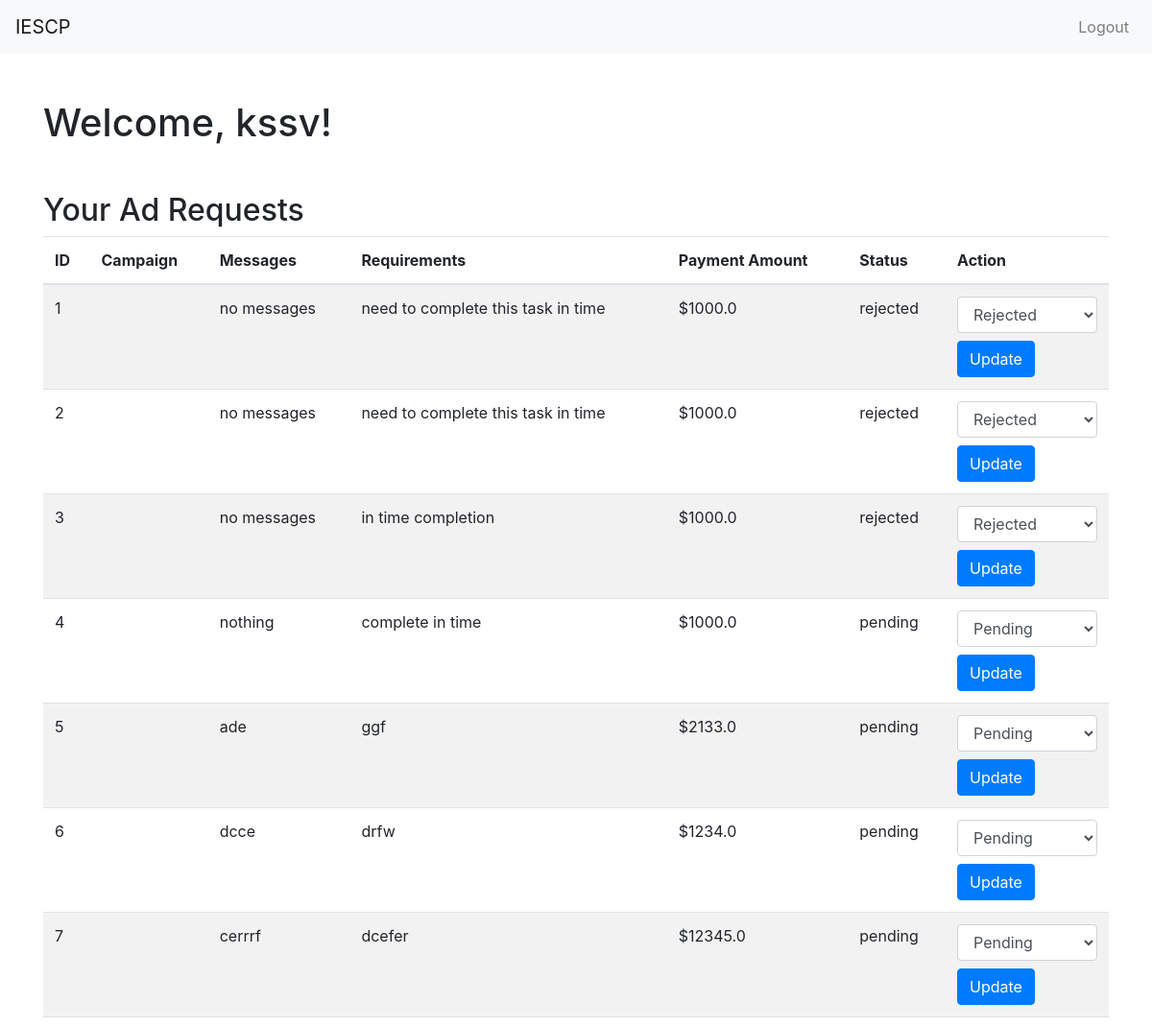
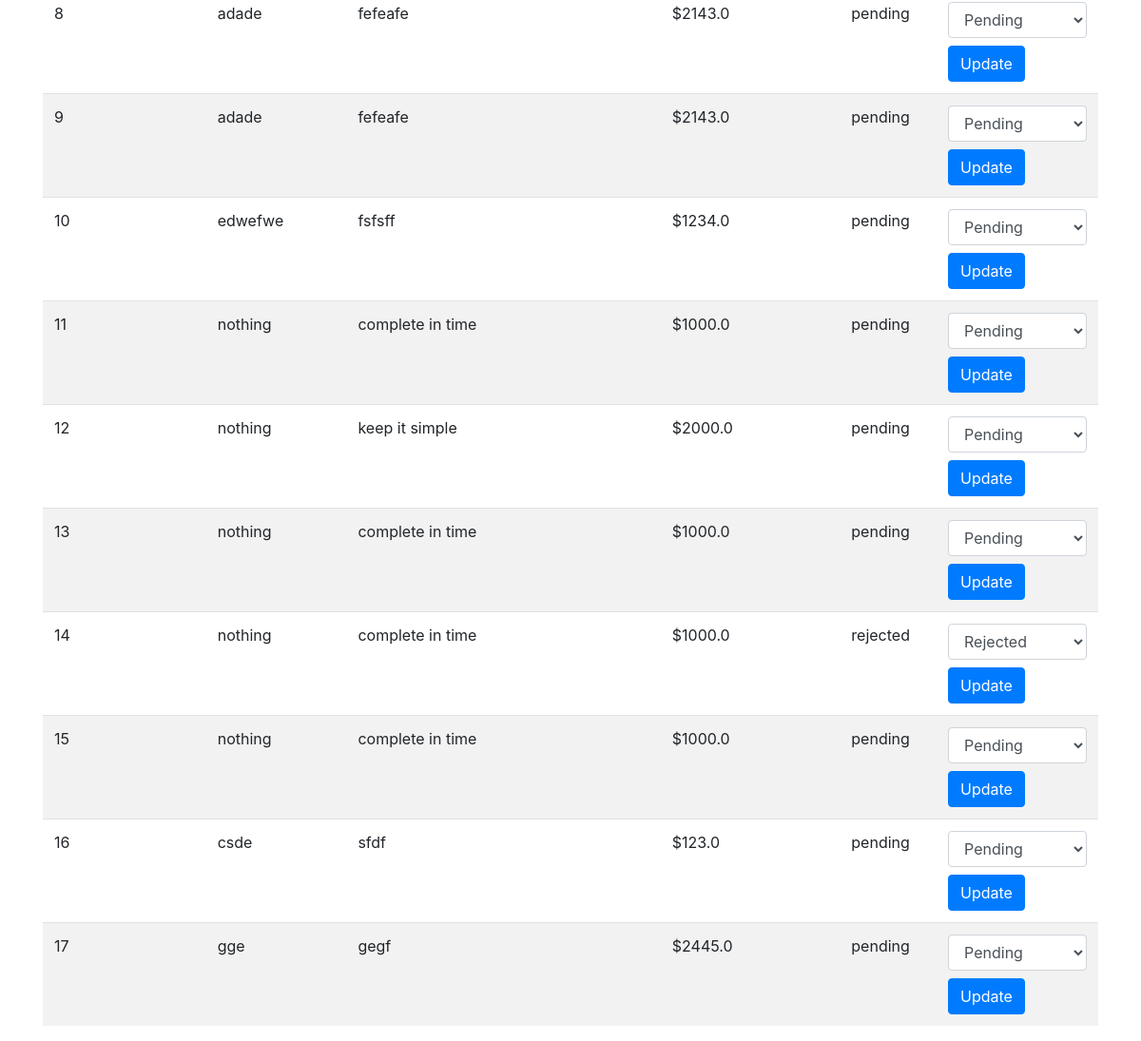
/influencer_dashboard (signed in), run on the app's committed database (2 pictures, top to bottom).
### app.py (models this page shows, shortened)
class User(db.Model, UserMixin):
    id = db.Column(db.Integer, primary_key=True)
    username = db.Column(db.String(80), unique=True, nullable=False)
    email = db.Column(db.String(120), unique=True, nullable=False)
    password_hash = db.Column(db.String(120), nullable=False)
    role = db.Column(db.String(10), nullable=False)

class AdRequest(db.Model):
    id = db.Column(db.Integer, primary_key=True)
    campaign_id = db.Column(db.Integer, db.ForeignKey('campaign.id'), nullable=False)
    influencer_id = db.Column(db.Integer, db.ForeignKey('user.id'), nullable=False)
    messages = db.Column(db.Text, nullable=True)
    requirements = db.Column(db.Text, nullable=False)
    payment_amount = db.Column(db.Float, nullable=False)
    status = db.Column(db.String(10), nullable=False)
    sponsor_id = db.Column(db.Integer, db.ForeignKey('user.id'))

### app.py (the view, shortened to what this page needs)
    @app.route('/influencer_dashboard', methods=['GET', 'POST'])
    @login_required
    def influencer_dashboard():
        if current_user.role != 'influencer':
            flash('Unauthorized access.', 'danger')
            return redirect(url_for('index'))
        ad_requests = AdRequest.query.filter_by(influencer_id=current_user.id).all()
        ad_requests_with_campaigns = [(ad_request, Campaign.query.get(ad_request.campaign_id)) for ad_request in ad_requests]
        return render_template('influencer_dashboard.html', ad_requests_with_campaigns=ad_requests_with_campaigns)

### app.py (called while the page is built)
@login_manager.user_loader
def load_user(user_id):
    return User.query.get(int(user_id))

### templates/influencer_dashboard.html (shortened to what this page needs)
<!DOCTYPE html>
<html lang="en">
<head>
    <link href="https://stackpath.bootstrapcdn.com/bootstrap/4.5.2/css/bootstrap.min.css" rel="stylesheet">
</head>
<body>
    <nav class="navbar navbar-expand-lg navbar-light bg-light">
        <a class="navbar-brand" href="#">IESCP</a>
        <div class="collapse navbar-collapse" id="navbarNav">
            <ul class="navbar-nav ml-auto">
                <li class="nav-item">
                    <a class="nav-link" href="{{ url_for('logout') }}">Logout</a>
                </li>
            </ul>
        </div>
    </nav>
    <div class="container mt-5">
        <h1 class="mb-4">Welcome, {{ current_user.username }}!</h1>
        <div class="mt-5">
            <h2>Your Ad Requests</h2>
            {% if ad_requests_with_campaigns %}
                <table class="table table-striped">
                    <thead>
                        <tr>
                            <th>ID</th>
                            <th>Campaign</th>
                            <th>Messages</th>
                            <th>Requirements</th>
                            <th>Payment Amount</th>
                            <th>Status</th>
                            <th>Action</th>
                        </tr>
                    </thead>
                    <tbody>
                        {% for ad_request, campaign in ad_requests_with_campaigns %}
                            <tr>
                                <td>{{ ad_request.id }}</td>
                                <td>{{ campaign.name }}</td>
                                <td>{{ ad_request.messages }}</td>
                                <td>{{ ad_request.requirements }}</td>
                                <td>${{ ad_request.payment_amount }}</td>
                                <td>{{ ad_request.status }}</td>
                                <td>
                                    <form action="{{ url_for('influencer_dashboard') }}" method="POST" class="d-inline">
                                        <select name="status" class="form-control">
                                            <option value="pending" {% if ad_request.status == 'pending' %}selected{% endif %}>Pending</option>
                                            <option value="rejected" {% if ad_request.status == 'rejected' %}selected{% endif %}>Rejected</option>
                                        </select>
                                        <button type="submit" class="btn btn-primary mt-2">Update</button>
                                    </form>
                                </td>
                            </tr>
                        {% endfor %}
                    </tbody>
                </table>
            {% else %}
                <p>No ad requests at the moment.</p>
            {% endif %}
        </div>
    </div>
</body>
</html>

### data on the page
User: username "kssv"
AdRequest: id "1", messages "no messages", requirements "need to complete this task in time", payment_amount "1000.0", status "rejected", status "Rejected"
AdRequest: id "2", messages "no messages", requirements "need to complete this task in time", payment_amount "1000.0", status "rejected", status "Rejected"
AdRequest: id "3", messages "no messages", requirements "in time completion", payment_amount "1000.0", status "rejected", status "Rejected"
AdRequest: id "4", messages "nothing", requirements "complete in time", payment_amount "1000.0", status "pending", status "Pending"
AdRequest: id "5", messages "ade", requirements "ggf", payment_amount "2133.0", status "pending", status "Pending"
AdRequest: id "6", messages "dcce", requirements "drfw", payment_amount "1234.0", status "pending", status "Pending"
AdRequest: id "7", messages "cerrrf", requirements "dcefer", payment_amount "12345.0", status "pending", status "Pending"
AdRequest: id "8", messages "adade", requirements "fefeafe", payment_amount "2143.0", status "pending", status "Pending"
AdRequest: id "9", messages "adade", requirements "fefeafe", payment_amount "2143.0", status "pending", status "Pending"
AdRequest: id "10", messages "edwefwe", requirements "fsfsff", payment_amount "1234.0", status "pending", status "Pending"
AdRequest: id "11", messages "nothing", requirements "complete in time", payment_amount "1000.0", status "pending", status "Pending"
AdRequest: id "12", messages "nothing", requirements "keep it simple", payment_amount "2000.0", status "pending", status "Pending"
AdRequest: id "13", messages "nothing", requirements "complete in time", payment_amount "1000.0", status "pending", status "Pending"
AdRequest: id "14", messages "nothing", requirements "complete in time", payment_amount "1000.0", status "rejected", status "Rejected"
AdRequest: id "15", messages "nothing", requirements "complete in time", payment_amount "1000.0", status "pending", status "Pending"
AdRequest: id "16", messages "csde", requirements "sfdf", payment_amount "123.0", status "pending", status "Pending"
AdRequest: id "17", messages "gge", requirements "gegf", payment_amount "2445.0", status "pending", status "Pending"
